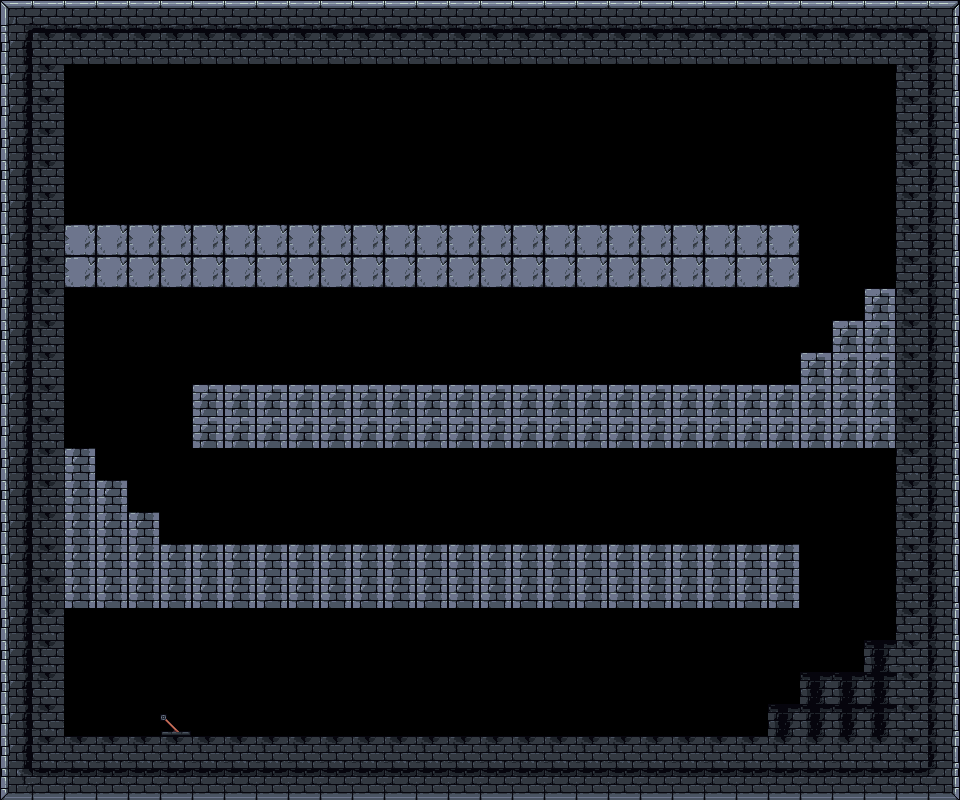

Below is a game level as drawn by its tile map, then a one-line description and the .tmx file that defines it, in full:
An orthogonal 30x25 tile map with 32x32 px tiles, 1 tile layer (map) and 5 objects.

<map version="1.10" tiledversion="1.11.2" orientation="orthogonal" renderorder="right-down" width="30" height="25" tilewidth="32" tileheight="32" infinite="0" nextlayerid="5" nextobjectid="11">
 <tileset firstgid="1" name="CastleTiles" tilewidth="32" tileheight="32" tilecount="56" columns="8">
  <image source="assets/tiles/CastleTiles.png" width="256" height="224" />
 </tileset>
 <layer id="1" name="map" width="30" height="25">
  <data encoding="csv">
1,2,2,2,2,2,2,2,2,2,2,2,2,2,2,2,2,2,2,2,2,2,2,2,2,2,2,2,2,3,
9,28,28,28,28,28,28,28,28,28,28,28,28,28,28,28,28,28,28,28,28,28,28,28,28,28,28,28,28,11,
9,28,0,0,0,0,0,0,0,0,0,0,0,0,0,0,0,0,0,0,0,0,0,0,0,0,0,0,28,11,
9,28,0,0,0,0,0,0,0,0,0,0,0,0,0,0,0,0,0,0,0,0,0,0,0,0,0,0,28,11,
9,28,0,0,0,0,0,0,0,0,0,0,0,0,0,0,0,0,0,0,0,0,0,0,0,0,0,0,28,11,
9,28,0,0,0,0,0,0,0,0,0,0,0,0,0,0,0,0,0,0,0,0,0,0,0,0,0,0,28,11,
9,28,0,0,0,0,0,0,0,0,0,0,0,0,0,0,0,0,0,0,0,0,0,0,0,0,0,0,28,11,
9,28,5,5,5,5,5,5,5,5,5,5,5,5,5,5,5,5,5,5,5,5,5,5,5,0,0,0,28,11,
9,28,5,5,5,5,5,5,5,5,5,5,5,5,5,5,5,5,5,5,5,5,5,5,5,0,0,0,28,11,
9,28,0,0,0,0,0,0,0,0,0,0,0,0,0,0,0,0,0,0,0,0,0,0,0,0,0,4,28,11,
9,28,0,0,0,0,0,0,0,0,0,0,0,0,0,0,0,0,0,0,0,0,0,0,0,0,4,4,28,11,
9,28,0,0,0,0,0,0,0,0,0,0,0,0,0,0,0,0,0,0,0,0,0,0,0,4,4,4,28,11,
9,28,0,0,0,0,4,4,4,4,4,4,4,4,4,4,4,4,4,4,4,4,4,4,4,4,4,4,28,11,
9,28,0,0,0,0,4,4,4,4,4,4,4,4,4,4,4,4,4,4,4,4,4,4,4,4,4,4,28,11,
9,28,12,0,0,0,0,0,0,0,0,0,0,0,0,0,0,0,0,0,0,0,0,0,0,0,0,0,28,11,
9,28,12,12,0,0,0,0,0,0,0,0,0,0,0,0,0,0,0,0,0,0,0,0,0,0,0,0,28,11,
9,28,12,12,12,0,0,0,0,0,0,0,0,0,0,0,0,0,0,0,0,0,0,0,0,0,0,0,28,11,
9,28,12,12,12,12,12,12,12,12,12,12,12,12,12,12,12,12,12,12,12,12,12,12,12,0,0,0,28,11,
9,28,12,12,12,12,12,12,12,12,12,12,12,12,12,12,12,12,12,12,12,12,12,12,12,0,0,0,28,11,
9,28,0,0,0,0,0,0,0,0,0,0,0,0,0,0,0,0,0,0,0,0,0,0,0,0,0,0,28,11,
9,28,0,0,0,0,0,0,0,0,0,0,0,0,0,0,0,0,0,0,0,0,0,0,0,0,0,20,28,11,
9,28,0,0,0,0,0,0,0,0,0,0,0,0,0,0,0,0,0,0,0,0,0,0,0,20,20,20,28,11,
9,28,0,0,0,7,0,0,0,0,0,0,0,0,0,0,0,0,0,0,0,0,0,0,20,20,20,20,28,11,
9,28,28,28,28,28,28,28,28,28,28,28,28,28,28,28,28,28,28,28,28,28,28,28,28,28,28,28,28,11,
17,18,18,18,18,18,18,18,18,18,18,18,18,18,18,18,18,18,18,18,18,18,18,18,18,18,18,18,18,19
</data>
 </layer>
 <objectgroup id="3" name="exit">
  <object id="6" x="152.212" y="693.847" width="44.4774" height="45.4658" />
  <object id="7" x="284.655" y="684.952" />
 </objectgroup>
 <objectgroup id="4" name="enemy">
  <object id="8" x="640.474" y="188.782" width="48.4309" height="30.64" />
  <object id="9" x="406.227" y="503.089" width="40.5238" height="36.5703" />
  <object id="10" x="276.748" y="374.598" />
 </objectgroup>
</map>
